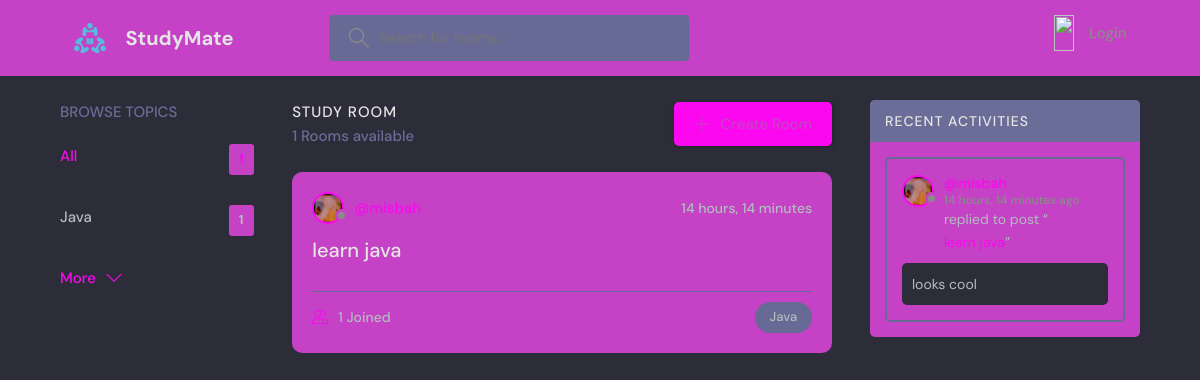
The page / on the database its author committed.
### base/models.py (models this page shows, shortened)
class Topic(models.Model):
    name = models.CharField(max_length=200)

class Room(models.Model):
    host = models.ForeignKey(User, on_delete=models.SET_NULL, null=True)
    topic = models.ForeignKey(Topic, on_delete=models.SET_NULL, null=True)
    name = models.CharField(max_length=200)
    description = models.TextField(null=True, blank=True)
    participants = models.ManyToManyField(
        User, related_name='participants', blank=True)
    updated = models.DateTimeField(auto_now=True)
    created = models.DateTimeField(auto_now_add=True)
    class Meta:
        ordering = ['-updated', '-created']
    def __str__(self):
        return self.name

class User(AbstractUser):
    name = models.CharField(max_length=200, null=True)
    email = models.EmailField(unique=True, null=True)
    bio = models.TextField(null=True)
    avatar = models.ImageField(null=True, default="avator.png")
    USERNAME_FIELD = 'email'
    REQUIRED_FIELDS = []

class Message(models.Model):
    user = models.ForeignKey(User, on_delete=models.CASCADE)
    room = models.ForeignKey(Room, on_delete=models.CASCADE)
    body = models.TextField()
    updated = models.DateTimeField(auto_now=True)
    created = models.DateTimeField(auto_now_add=True)
    class Meta:
        ordering = ['-updated', '-created']

### base/views.py (the view)
# urls.py: path('', views.index, name="home"),
def index(request):
    q = request.GET.get('q') if request.GET.get('q') != None else ''
    rooms = Room.objects.filter(
        Q(topic__name__icontains=q) |
        Q(name__icontains=q) |
        Q(description__icontains=q)
    )
    topics = Topic.objects.all()[0:5]
    room_count = rooms.count()
    room_messages = Message.objects.filter(Q(room__topic__name__icontains=q))
    context = {'rooms': rooms, 'topics': topics,
               'room_count': room_count, 'room_messages': room_messages}
    return render(request, 'base/index.html', context)

### base/templates/base/index.html (shortened to what this page needs)
{% extends 'main.html' %}
{% block content %}
    <main class="layout layout--3">
      <div class="container">
        {% include 'base/topics_component.html' %}
        <div class="roomList">
          <div class="roomList__header">
            <div>
              <h2>Study Room</h2>
              <p>{{room_count}} Rooms available</p>
            </div>
            <a class="btn btn--main" href="{% url 'create-room' %}">
              <svg version="1.1" xmlns="http://www.w3.org/2000/svg" width="32" height="32" viewBox="0 0 32 32">
                <title>add</title>
                <path
                  d="M16.943 0.943h-1.885v14.115h-14.115v1.885h14.115v14.115h1.885v-14.115h14.115v-1.885h-14.115v-14.115z"
                ></path>
              </svg>
            </a>
          </div>
          {% include 'base/feed_component.html' %}
        </div>
        {% include 'base/activity_component.html' %}
      </div>
    </main>
{% endblock %}

### base/templates/base/topics_component.html
<div class="topics">
    <div class="topics__header">
      <h2>Browse Topics</h2>
    </div>
    <ul class="topics__list">
      <li>
        <a href="{% url 'home' %}" class="active">All <span>{{topics.count}}</span></a>
      </li>
      {% for topic in topics %}
      <li>
        <a href="{% url 'home' %}?q={{topic.name}}">{{topic.name}}<span>{{ topic.room_set.all.count }}</span></a>
      </li>
      {% endfor %}
    </ul>
    <a class="btn btn--link" href="{% url 'topics' %}">
      More
      <svg version="1.1" xmlns="http://www.w3.org/2000/svg" width="32" height="32" viewBox="0 0 32 32">
        <title>chevron-down</title>
        <path d="M16 21l-13-13h-3l16 16 16-16h-3l-13 13z"></path>
      </svg>
    </a>
  </div>

### base/templates/base/feed_component.html (shortened to what this page needs)
{% for room in rooms %}
<div class="roomListRoom">
    <div class="roomListRoom__header">
      <a href="{% url 'user-profile' room.host.id %}" class="roomListRoom__author">
        <div class="avatar avatar--small">
          <img src="{{room.host.avatar.url}}" />
        </div>
        <span>@{{room.host.username}}</span>
      </a>
      <div class="roomListRoom__actions">
        <span>{{room.created|timesince}}</span>
      </div>
    </div>
    <div class="roomListRoom__content">
      <a href="{% url 'room' room.id %}">{{room.name}}</a>
    </div>
    <div class="roomListRoom__meta">
      <a href="{% url 'room' room.id %}" class="roomListRoom__joined">
        {{room.participants.all.count}} Joined
      </a>
      <p class="roomListRoom__topic">{{room.topic.name}}</p>
    </div>
  </div>
{% endfor %}

### base/templates/base/activity_component.html (shortened to what this page needs)
<div class="activities">
  <div class="activities__header">
      <h2>Recent Activities</h2>
  </div>
  {% for message in room_messages %}
  <div class="activities__box">
      <div class="activities__boxHeader roomListRoom__header">
          <a href="{% url 'user-profile' message.user.id %}" class="roomListRoom__author">
              <div class="avatar avatar--small">
                  <img src="{{message.user.avatar.url}}" />
              </div>
              <p>
                  <span>{{message.created|timesince}} ago</span>
              </p>
          </a>
      </div>
      <div class="activities__boxContent">
          <p>replied to post “<a href="{% url 'room' message.room.id %}">{{message.room}}</a>”</p>
          <div class="activities__boxRoomContent">{{message.body}}</div>
      </div>
  </div>
  {% endfor %}
</div>

### rows shown on the page
Topic: name "Java", room_set.all.count "1"
Room: host.avatar (picture), created "14 hours, 14 minutes", name "learn java", participants.all.count "1", topic.name "Java"
Message: user.avatar (picture), created "14 hours, 14 minutes", room "learn java", body "looks cool"

### other values the page prints
{{ room_count }} "1"
